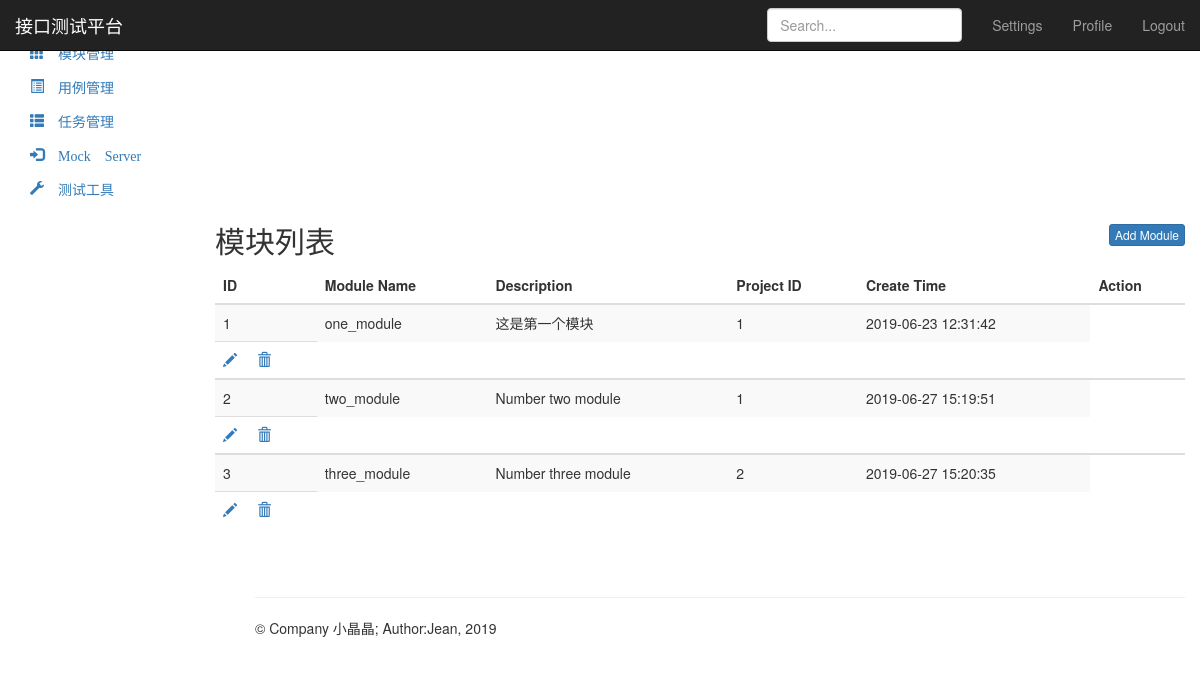
Before: /module/ (signed in) with the older database file.
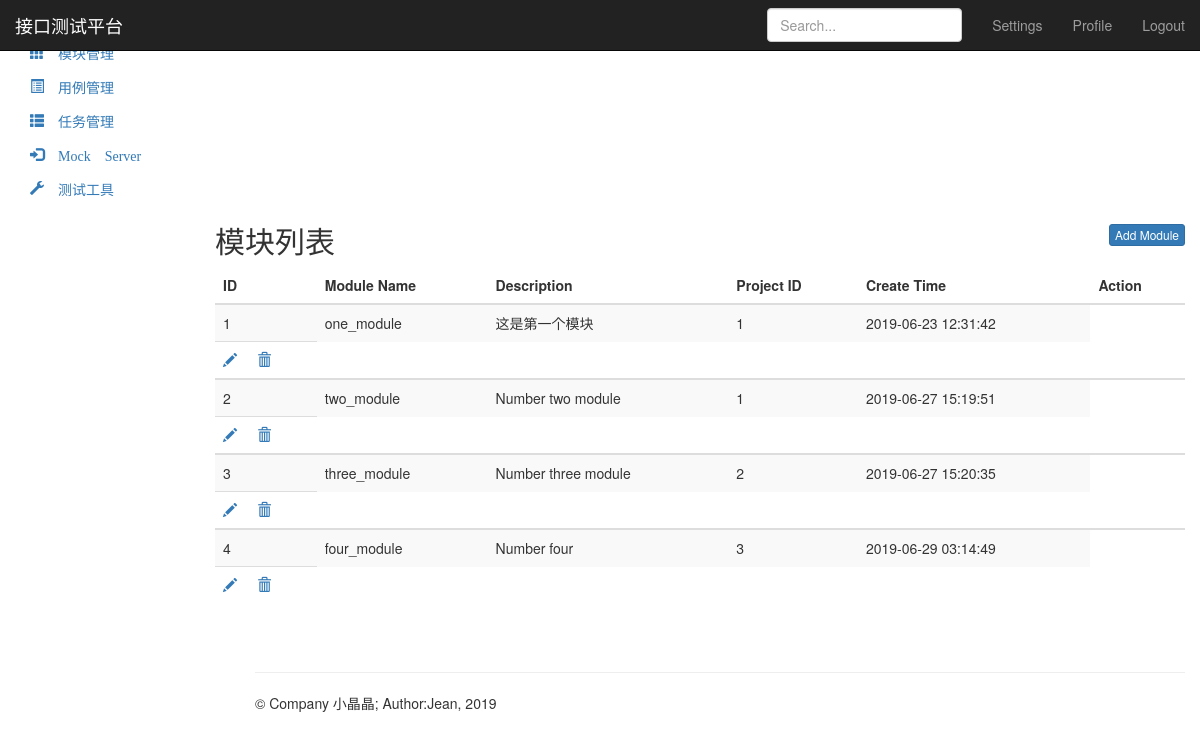
After: the same page with the newer database file.
### module_app/models.py (models this page shows, shortened)
class Module(models.Model):
    project = models.ForeignKey(Project, on_delete=models.CASCADE)  # 与表Project关联
    name = models.CharField("名称", max_length=100, blank=False, default="")
    describe = models.TextField("描述", default="")
    create_time = models.DateTimeField("创建时间", auto_now_add=True)
    update_time = models.DateTimeField("更新时间", auto_now_add=True)

### module_app/views.py (the view)
# urls.py: path('', views.module_manage),
@login_required
def module_manage(request):
    if request.method == "GET":
        module_all = Module.objects.all()
        return render(request, 'module.html', {"modules": module_all,
                                               "type": "list"
                                               })

### templates/module.html (shortened to what this page needs)
{% extends "base.html" %}
{% block base %}
<nav class="navbar navbar-inverse navbar-fixed-top">
    <div class="container-fluid">
        <div class="navbar-header">
            <a class="navbar-brand" href="/project/">接口测试平台</a>
        </div>
        <div id="navbar" class="navbar-collapse collapse">
            <ul class="nav navbar-nav navbar-right">
                <li><a href="#">Settings</a></li>
                <li><a href="#">Profile</a></li>
                <li><a href="/logout/">Logout</a></li>
            </ul>
            <form class="navbar-form navbar-right">
                <input type="text" class="form-control" placeholder="Search...">
            </form>
        </div>
    </div>
</nav>
<div class="container-fluid">
    <div class="row">
        <div class="col-sm-3 col-md-2 sidebar">
            <ul class="nav nav-sidebar">
                <li>
                    <a href="/project/" class="glyphicon glyphicon-th-large">&nbsp;项目管理</a>
                </li>
                <li class="active">
                    <a href="/module/" class="glyphicon glyphicon-th">&nbsp;模块管理</a>
                </li>
            </ul>
            <ul class="nav nav-sidebar">
                <li><a href="/testcase/" class="glyphicon glyphicon-list-alt">&nbsp;用例管理</a></li>
                <li><a href="/testtask/" class="glyphicon glyphicon-th-list">&nbsp;任务管理</a></li>
            </ul>
            <ul class="nav nav-sidebar">
                <li><a href="" class="glyphicon glyphicon-log-in">&nbsp;Mock Server</a></li>
                <li><a href="" class="glyphicon glyphicon-wrench">&nbsp;测试工具</a></li>
            </ul>
        </div>
        <div class="col-sm-9 col-sm-offset-3 col-md-10 col-md-offset-2 main">
            {% if type == "list" %}
            <h2 class="sub-header">模块列表
                <button type="button" class="btn btn-xs btn-primary" style="float: right;"
                        onclick="location.href='/module/add_module/'">Add Module
                </button>
            </h2>
            <div class="table-responsive">
                <table class="table table-striped">
                    <thead>
                    <tr>
                        <th>ID</th>
                        <th>Module Name</th>
                        <th>Description</th>
                        <th>Project ID</th>
                        <th>Create Time</th>
                        <th>Action</th>
                    </tr>
                    </thead>
                    {% for module in modules %}
                    <tbody>
                    <tr>
                        <td>{{ module.id }}</td>
                        <td>{{ module.name }}</td>
                        <td>{{ module.describe }}</td>
                        <td>{{ module.project_id }}</td>
                        <td>{{ module.create_time | date:"Y-m-d H:i:s" }}</td>
                    </tr>
                    <td>
                        <a href="/module/edit_module/{{ module.id }}/" class="glyphicon glyphicon-pencil"
                           style="width: 30px"></a>
                        <a href="/module/delete_module/{{ module.id }}" class="glyphicon glyphicon-trash"></a>
                    </td>
                    </tbody>
                    {% endfor %}
                </table>
            </div>
            {% endif %}
        </div>
    </div>
</div>
{% endblock %}

Changed rows visible on the page:
added Module: id "4", name "four_module", describe "Number four", project_id "3", create_time "2019-06-29 03:14:49"
